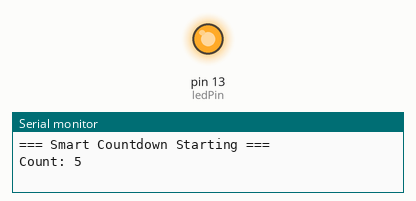
The sketch below on a simulated Arduino Uno, built with avr-gcc and run on an emulated ATmega328P. Parts: output pins drawn as LEDs (lit = HIGH), the last lines printed to the serial monitor.

Above: at 0.1 s.
At 33.1 s:
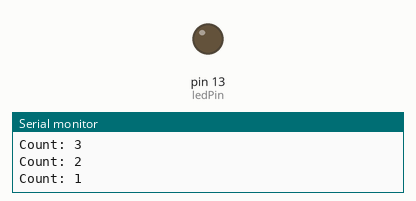
Timing chart, 0 to 34.6 s (numbered marks = the images above):
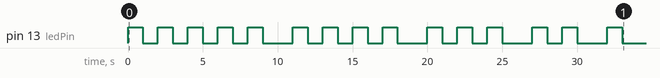

The sketch:

Assignment1_EBENEZER.ino
```cpp
int startValue = 5;
int ledPin = 13;

// Function to blink the LED a specified number of times
void flashLED(int times) {
  int flashCount = 0;

  while (flashCount < times) {
    digitalWrite(ledPin, HIGH);
    delay(1000);

    digitalWrite(ledPin, LOW);
    delay(1000);

    flashCount = flashCount + 1;
  }
}

void setup() {
  pinMode(ledPin, OUTPUT);
  Serial.begin(9600);

  Serial.println("=== Smart Countdown Starting ===");

  int count = startValue;

  while (count > 0) {
    Serial.print("Count: ");
    Serial.println(count);

    flashLED(count);   // Blink LED count times

    delay(1000);

    count = count - 1;
  }

  Serial.println("=== Countdown Complete ===");
}

void loop() {
  // Empty
}
```
